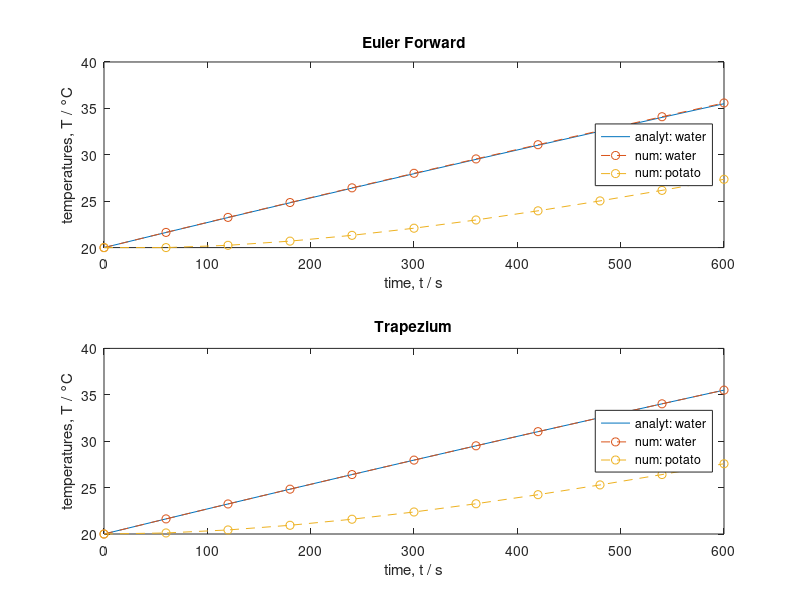

Here is the MATLAB script that generated this plot:
% prepare workspace
clear all
close all
clc
format short

% physical parameters
tau_w = 5500;
tau_e = 400;
Tw_inf = 170;
Tw_inf_real = 100;
Ta = 20;

% numerical parameters
dt = 60  % time step (s)
tend = 600;  % final time (s)
t = 0:dt:tend;  % time vector (s)

% analytical solution
Tw_analyt = Tw_inf + (Ta - Tw_inf)*exp(-t/tau_w);

% discretize time and temperatures
imax = tend/dt;
T_euler = zeros(size(t,2), 2);
T_tra = zeros(size(t,2), 2);

% initialize temperatures
T_euler(1,1) = Ta; % temperature of water
T_euler(1,2) = Ta; %temperature of egg/potato
T_tra(1,1) = Ta; % temperature of water
T_tra(1,2) = Ta; %temperature of egg/potato

% define ratio of time step and time constant
h_w = dt/tau_w % this should be small enough, ideally smaller than 0.1
h_e = dt/tau_e 

% integrate differential equations numerically
for i=1:imax
    
        % Euler's method
        % water temperature (index 1)
        T_euler(i+1, 1) = (1 - h_w)*T_euler(i, 1) + h_w*Tw_inf;
        
        % % clip maximum water temperature to realistic value
        % if clip & T(i+1, 1) > Tw_inf_real
        %     T(i+1, 1) = Tw_inf_real;
        %     Tw_analyt(i+1) = Tw_inf_real;
        % end                

        % egg temperature (index 2)
        T_euler(i+1, 2) = (1 - h_e)*T_euler(i, 2) + h_e*T_euler(i, 1);
        

        % Heun's or trapezium method
        % water temperature (index 1)
        T_tra(i+1, 1) = (1-0.5*h_w)/(1+0.5*h_w)*T_tra(i, 1) + h_w/(1+0.5*h_w)*Tw_inf;
        
        % % clip maximum water temperature to realistic value
        % if clip & T(i+1, 1) > Tw_inf_real
        %     T(i+1, 1) = Tw_inf_real;
        %     Tw_analyt(i+1) = Tw_inf_real;
        % end 
        
        T_tra(i+1, 2) = (1-0.5*h_e)/(1+0.5*h_e)*T_tra(i, 2)...
                  + h_e/(1+0.5*h_e)*(T_tra(i, 1) + T_tra(i+1, 1))/2;
end



% temperature of water, euler
subplot(2,1,1);
plot(t, Tw_analyt, '-', t, T_euler, 'o--');
xlabel('time, t / s')
ylabel('temperatures, T / °C')
legend('analyt: water', 'num: water', 'num: potato', 'error','Location','east')
title('Euler Forward')

% temperature of water, euler, trapezium
subplot(2,1,2);
plot(t, Tw_analyt, '-', t, T_tra, 'o--');
xlabel('time, t / s')
ylabel('temperatures, T / °C')
legend('analyt: water', 'num: water', 'num: potato', 'error','Location','east')
title('Trapezium')








